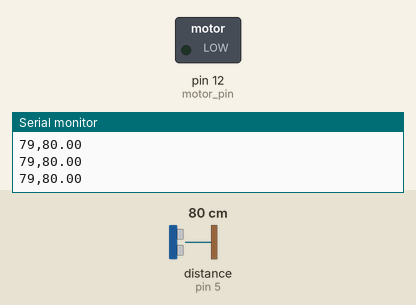
A sketch run on a simulated Arduino Uno, built with avr-gcc and run on an emulated ATmega328P. Shown: switched loads named in the sketch (green lamp = pin HIGH), the last lines printed to the serial monitor. Wiring (inferred from the names in the program): ultrasonic range finder: trigger pin 4; echo pin 5. The inputs (shaded band) are chosen by the test bench; at power-on: distance to the obstacle (sensor on pin 5) 80 cm. The echo pulse lasts 58.3 µs per cm; pins used as bus, display or sensor lines are not drawn.

Above: at 1.2 s.
1.3 s: distance to the obstacle (sensor on pin 5) set to 70 cm
At 2.5 s:
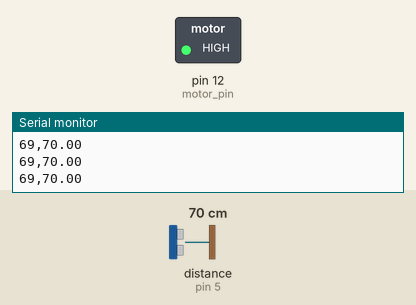
2.8 s: distance to the obstacle (sensor on pin 5) set to 120 cm
At 3.3 s:
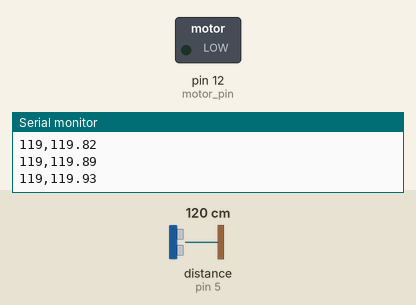
4.3 s: distance to the obstacle (sensor on pin 5) set to 2 cm
At 5.2 s:
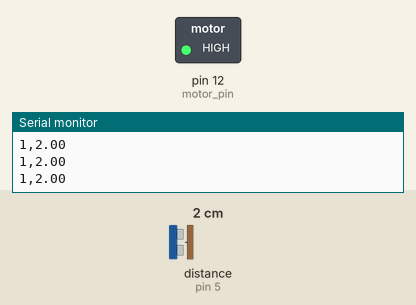
Timing chart, 0 to 7.3 s (numbered marks = the images above; inputs shaded):
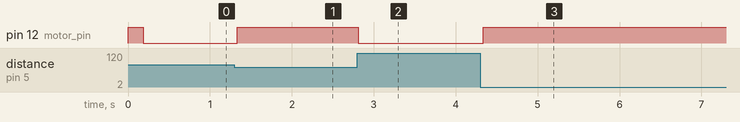

The sketch:

US_vib_1.ino
```cpp
//Program to run US distance measure and a small vibration motor off an ESP8266

#include <Arduino.h>

//Define pins
const int trigPin = 4;
const int echoPin = 5;
int motor_pin = 12;

//US variables
long duration;
int distance;

int dist2vibe = 0;

//averaging
float Av = 10;
float K = 0.4;

void setup() {
pinMode(trigPin, OUTPUT); // Sets the trigPin as an Output
pinMode(echoPin, INPUT); // Sets the echoPin as an Input
pinMode(motor_pin, OUTPUT);
analogWrite(motor_pin,0);
Serial.begin(9600);


}

void loop() {
digitalWrite(trigPin, LOW);
delayMicroseconds(2);
digitalWrite(trigPin, HIGH);
delayMicroseconds(10);
digitalWrite(trigPin, LOW);
duration = pulseIn(echoPin, HIGH);
//Calculate the distance (in cm) based on the speed of sound.
distance = duration/58.2;
Serial.print(distance);

//running average for smoothing
Av = Av + ((distance - (Av-1))*K);
Serial.print(",");
Serial.println(Av);

//maps distance MIN,MAX to motor MAX,MIN
dist2vibe= map(Av, 0,80,1000,70);
analogWrite(motor_pin,dist2vibe);
//Delay 50ms before next reading.
delay(30);

}
```

Measured:
- the behaviour switches between 76 and 75 cm on distance to the obstacle (sensor on pin 5) (found by bisection; images 0 and 1)
- after the input at 1.3 s, pin 12 (motor_pin): LOW → HIGH at once
- after the input at 2.8 s, pin 12 (motor_pin): HIGH → LOW at once
- after the input at 4.3 s, pin 12 (motor_pin): LOW → HIGH at once
